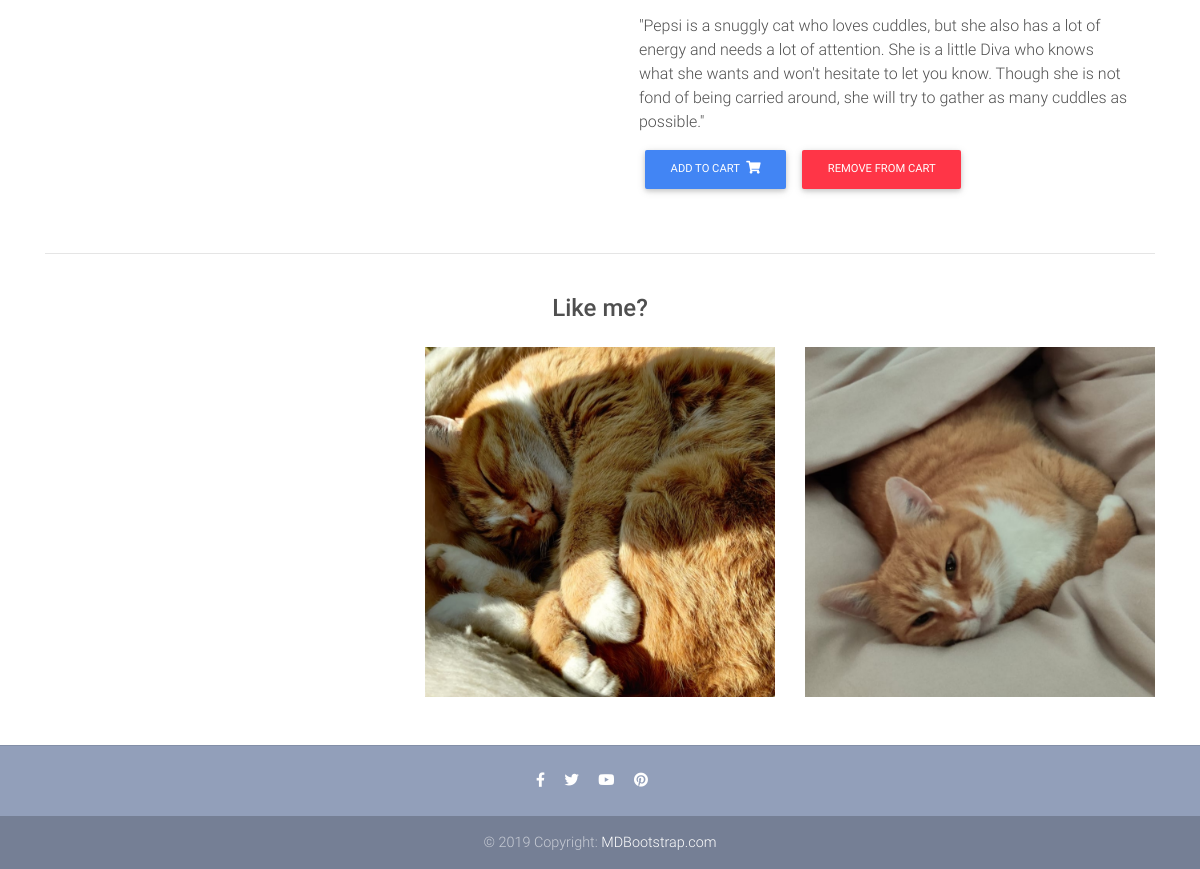
Before: /product/Cat/ (lower part) with the older database file.
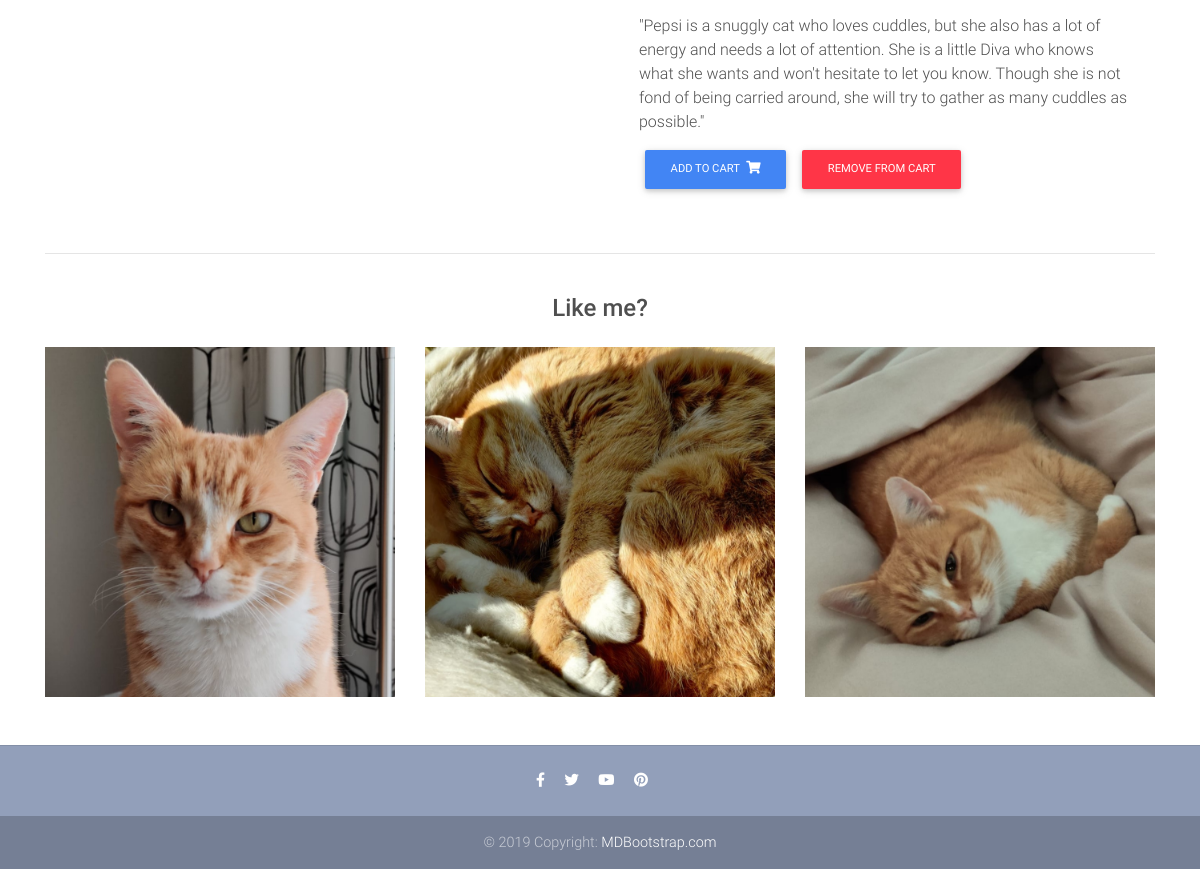
After: the same page with the newer database file.
### core/models.py (models this page shows, shortened)
class Item(models.Model):
    title = models.CharField(max_length=100)
    price = models.FloatField(default = 4)
    available = models.BooleanField(default=True)
    category = models.CharField(choices=CATEGORY_CHOICES, max_length=2)
    label = models.CharField(choices=ENERGY_CHOICES, max_length=2)
    size = models.CharField(choices=SIZE_CHOICES, max_length=1, default='NULL')
    gender = models.CharField(choices=GENDER_CHOICES, max_length=1, default='M')
    slug = models.SlugField()
    description = models.TextField()
    reviews = models.TextField(default="")
    image = models.ImageField()
    image2 = models.ImageField()
    image3 = models.ImageField()
    image4 = models.ImageField()
    def get_add_to_cart_url(self):
        return reverse("core:add-to-cart", kwargs={
            'slug': self.slug
        })
    def get_remove_from_cart_url(self):
        return reverse("core:remove-from-cart", kwargs={
            'slug': self.slug
        })

### core/views.py (the view)
# urls.py: path('product/<slug>/', ItemDetailView.as_view(), name='product'),
class ItemDetailView(DetailView):
    model = Item
    template_name = "product.html"

### templates/product.html (shortened to what this page needs)
{% extends "base.html" %}
{% block content %}
  <main class="mt-5 pt-4">
    <div class="container dark-grey-text mt-5">
      <div class="row wow fadeIn">
        <div class="col-md-6 mb-4">
        </div>
        <div class="col-md-6 mb-4">
          <div class="p-4">
            <br></br>
            <p class="lead">{{ object.reviews|linebreaks }}</p>
            <a href="{{ object.get_add_to_cart_url }}" class="btn btn-primary btn-md my-0 p">
              Add to cart
              <i class="fas fa-shopping-cart ml-1"></i>
            </a>
            <a href="{{ object.get_remove_from_cart_url }}" class="btn btn-danger btn-md my-0 p">
              Remove from cart
            </a>
          </div>
        </div>
      </div>
      <hr>
      <div class="row d-flex justify-content-center wow fadeIn">
        <div class="col-md-6 text-center">
          <h4 class="my-4 h4">Like me?</h4>
        </div>
      </div>
      <div class="row wow fadeIn">
        <div class="col-lg-4 col-md-12 mb-4">
          <img src="{{ item.image2.url }}" class="img-fluid" alt="">
        </div>
        <div class="col-lg-4 col-md-6 mb-4">
          <img src="{{ item.image3.url }}" class="img-fluid" alt="">
        </div>
        <div class="col-lg-4 col-md-6 mb-4">
          <img src="{{ item.image4.url }}" class="img-fluid" alt="">
        </div>
    </div>
  </main>
{% endblock content %}

### templates/base.html (shortened to what this page needs)
{% load static %}
<!DOCTYPE html>
<html lang="en">
<head>
  <link rel="stylesheet" href="https://use.fontawesome.com/releases/v5.8.1/css/all.css">
  <link href="{% static 'css/bootstrap.min.css' %}" rel="stylesheet">
  <link href="{% static 'css/mdb.min.css' %}" rel="stylesheet">
  <link href="{% static 'css/style.min.css' %}" rel="stylesheet">
  <link rel="stylesheet" href="https://cdnjs.cloudflare.com/ajax/libs/tempusdominus-bootstrap-4/5.38.0/css/tempusdominus-bootstrap-4.min.css" />
</head>
<body>
    {% block content %}
    {% endblock content %}
    {% include "footer.html" %}
</body>
</html>

### templates/navbar.html (shortened to what this page needs)
{% load cart_template_tags %}

### templates/footer.html
<footer class="page-footer text-center font-small mt-4 wow fadeIn">
    <hr class="my-4">
    <div class="pb-4">
      <a href="https://www.facebook.com/mdbootstrap" target="_blank">
        <i class="fab fa-facebook-f mr-3"></i>
      </a>
      <a href="https://twitter.com/MDBootstrap" target="_blank">
        <i class="fab fa-twitter mr-3"></i>
      </a>
      <a href="https://www.youtube.com/watch?v=7MUISDJ5ZZ4" target="_blank">
        <i class="fab fa-youtube mr-3"></i>
      </a>
      <a href="https://pinterest.com/mdbootstrap" target="_blank">
        <i class="fab fa-pinterest mr-3"></i>
      </a>
    </div>
    <div class="footer-copyright py-3">
      © 2019 Copyright:
      <a href="https://mdbootstrap.com/education/bootstrap/" target="_blank"> MDBootstrap.com </a>
    </div>
  </footer>

### templates/scripts.html (shortened to what this page needs)
{% load static %}

### templates/base.html (style rules this page uses)
html, body, header, .carousel { height: 80vh; }

Changed rows visible on the page:
changed Item: image2: picture added
